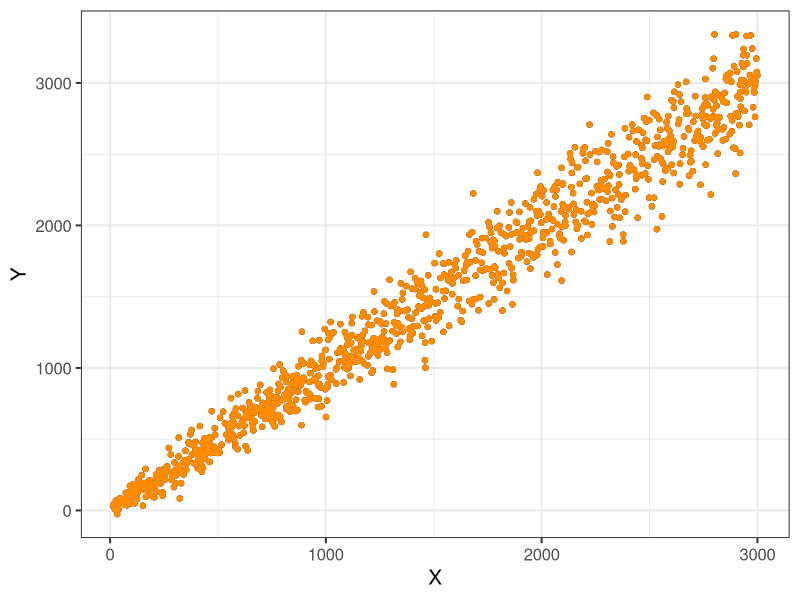

Here is the R script that generated this plot:
## ---- chunk 1
knitr::opts_chunk$set(collapse = TRUE, cache = TRUE)
## ---- chunk 2
library(ggplot2)

N <- 1000

set.seed(11071995)
X <- sample((N/100):(N*3), N)
Y <- rnorm(N,X,4*sqrt(X))

qplot(X,Y) + 
  theme_bw(15) + 
  geom_point(color = 'darkorange')  

X2 <- sqrt(X)
dataset <- data.frame(Y,X,X2)
